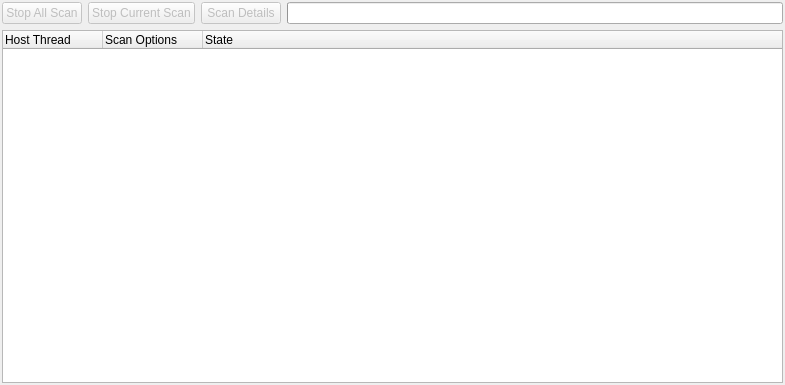
<?xml version="1.0" encoding="UTF-8"?>
<ui version="4.0">
 <class>MonitorWidgetForm</class>
 <widget class="QWidget" name="MonitorWidgetForm">
  <property name="geometry">
   <rect>
    <x>0</x>
    <y>0</y>
    <width>785</width>
    <height>385</height>
   </rect>
  </property>
  <property name="windowTitle">
   <string>Form</string>
  </property>
  <layout class="QVBoxLayout" name="verticalLayout">
   <property name="margin">
    <number>2</number>
   </property>
   <item>
    <layout class="QHBoxLayout" name="horizontalLayout_10">
     <item>
      <widget class="QPushButton" name="monitorStopAllScanButt">
       <property name="enabled">
        <bool>false</bool>
       </property>
       <property name="text">
        <string>Stop All Scan</string>
       </property>
       <property name="icon">
        <iconset resource="../../../mainwin.qrc">
         <normaloff>:/images/images/button_cancel.png</normaloff>:/images/images/button_cancel.png</iconset>
       </property>
      </widget>
     </item>
     <item>
      <widget class="QPushButton" name="monitorStopCurrentScanButt">
       <property name="enabled">
        <bool>false</bool>
       </property>
       <property name="text">
        <string>Stop Current Scan</string>
       </property>
       <property name="icon">
        <iconset resource="../../../mainwin.qrc">
         <normaloff>:/images/images/button_cancel.png</normaloff>:/images/images/button_cancel.png</iconset>
       </property>
      </widget>
     </item>
     <item>
      <widget class="QPushButton" name="monitorDetailsScanButt">
       <property name="enabled">
        <bool>false</bool>
       </property>
       <property name="text">
        <string>Scan Details</string>
       </property>
       <property name="icon">
        <iconset resource="../../../mainwin.qrc">
         <normaloff>:/images/images/traceroute.png</normaloff>:/images/images/traceroute.png</iconset>
       </property>
      </widget>
     </item>
     <item>
      <widget class="QProgressBar" name="scanProgressBar">
       <property name="sizePolicy">
        <sizepolicy hsizetype="Expanding" vsizetype="Fixed">
         <horstretch>0</horstretch>
         <verstretch>0</verstretch>
        </sizepolicy>
       </property>
       <property name="minimumSize">
        <size>
         <width>0</width>
         <height>0</height>
        </size>
       </property>
       <property name="maximumSize">
        <size>
         <width>16777215</width>
         <height>16777215</height>
        </size>
       </property>
       <property name="value">
        <number>0</number>
       </property>
       <property name="textVisible">
        <bool>false</bool>
       </property>
      </widget>
     </item>
    </layout>
   </item>
   <item>
    <widget class="QTreeWidget" name="scanMonitor">
     <property name="minimumSize">
      <size>
       <width>0</width>
       <height>0</height>
      </size>
     </property>
     <property name="focusPolicy">
      <enum>Qt::NoFocus</enum>
     </property>
     <property name="alternatingRowColors">
      <bool>true</bool>
     </property>
     <property name="selectionMode">
      <enum>QAbstractItemView::SingleSelection</enum>
     </property>
     <property name="rootIsDecorated">
      <bool>false</bool>
     </property>
     <property name="uniformRowHeights">
      <bool>true</bool>
     </property>
     <column>
      <property name="text">
       <string>Host Thread</string>
      </property>
     </column>
     <column>
      <property name="text">
       <string>Scan Options</string>
      </property>
     </column>
     <column>
      <property name="text">
       <string>State</string>
      </property>
     </column>
    </widget>
   </item>
  </layout>
 </widget>
 <resources>
  <include location="../../../mainwin.qrc"/>
 </resources>
 <connections/>
</ui>
